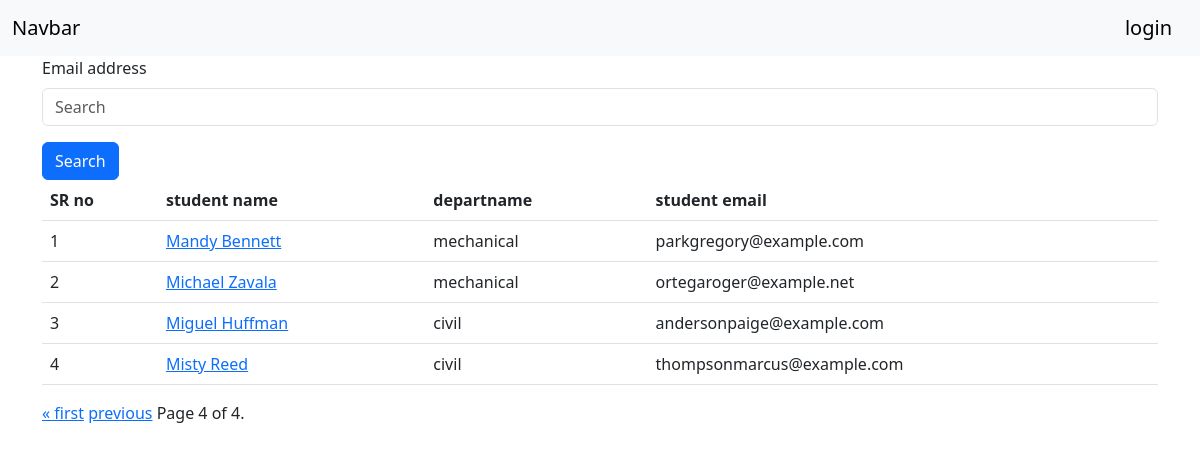
Page /students/?page=4 on the committed database.
### students/models.py (models this page shows, shortened)
class Student(models.Model):
	department=models.ForeignKey(Department,on_delete=models.CASCADE)
	studentid=models.OneToOneField(StudentID, on_delete=models.CASCADE)
	std_name=models.CharField(max_length=100)
	std_email=models.CharField(max_length=100,unique=True)
	std_age=models.IntegerField()
	std_address=models.CharField(max_length=100)
	is_deleted=models.BooleanField(default=False)
	objects=StudentManger()
	admin_objects=models.Manager()
	class Meta:
		ordering=['std_name']

### departments/models.py (models this page shows, shortened)
class Department(models.Model):
	department=models.CharField(max_length=100)
	class Meta:
		ordering=['department']

### students/views.py (the view)
# urls.py: path("students/",student_report,name="student_report"),
def student_report(request):
	if request.GET.get('search'):
		data=Student.objects.filter(
			Q(std_name__icontains = request.GET.get('search'))|
			Q(department__department__icontains = request.GET.get('search'))
				)
	else:
		data=Student.objects.all()
	paginator = Paginator(data, 5)
	page_number = request.GET.get("page")
	page_obj = paginator.get_page(page_number)
	return render(request,'students.html',context={'student_data':page_obj})

### students/models.py (called while the page is built)
	def __str__(self):
		return self.studentid

	def get_queryset(self):
		return super().get_queryset().filter(is_deleted=False)

### students/templates/students.html (shortened to what this page needs)
{% extends 'base.html' %}
{%block start%}
<div class="container">
<form>
  <div class="mb-3">
    <label for="exampleInputEmail1" class="form-label">Email address</label>
    <input type="text" class="form-control" name="search" placeholder="Search" id="exampleInputEmail1" aria-describedby="emailHelp">
  </div>
  <button type="submit" class="btn btn-primary">Search</button>
</form>
</div>
<div class="container">
<table class="table">
  <thead>
    <tr>
      <th scope="col">SR no</th>
      <th scope="col">student name</th>
      <th scope="col">departname</th>
      <th scope="col">student email</th>
    </tr>
  </thead>
  <tbody>
   {%for s in student_data%}
   <tr>
   	<td>{{forloop.counter}}</td>
   	<td><a href="{% url 'student_detail' s.studentid %}">{{s.std_name}}</a></td>
   	<td>{{s.department.department}}</td>
	<td>{{s.std_email}}</td>
</tr>
	{%endfor%}
  </tbody>
</table>
<div class="pagination">
    <span class="step-links">
        {% if student_data.has_previous %}
            <a href="?page=1">&laquo; first</a>
            <a href="?page={{ student_data.previous_page_number }}">previous</a>
        {% endif %}
        <span class="current">
            Page {{ student_data.number }} of {{ student_data.paginator.num_pages }}.
        </span>
    </span>
</div>
</div>
{%endblock%}

### rows in the picture
Student: std_name "Mandy Bennett", department.department "mechanical", std_email "parkgregory@example.com"
Student: std_name "Michael Zavala", department.department "mechanical", std_email "ortegaroger@example.net"
Student: std_name "Miguel Huffman", department.department "civil", std_email "andersonpaige@example.com"
Student: std_name "Misty Reed", department.department "civil", std_email "thompsonmarcus@example.com"

### other values in the picture
{{ student_data.number }} "4"
{{ student_data.paginator.num_pages }} "4"
